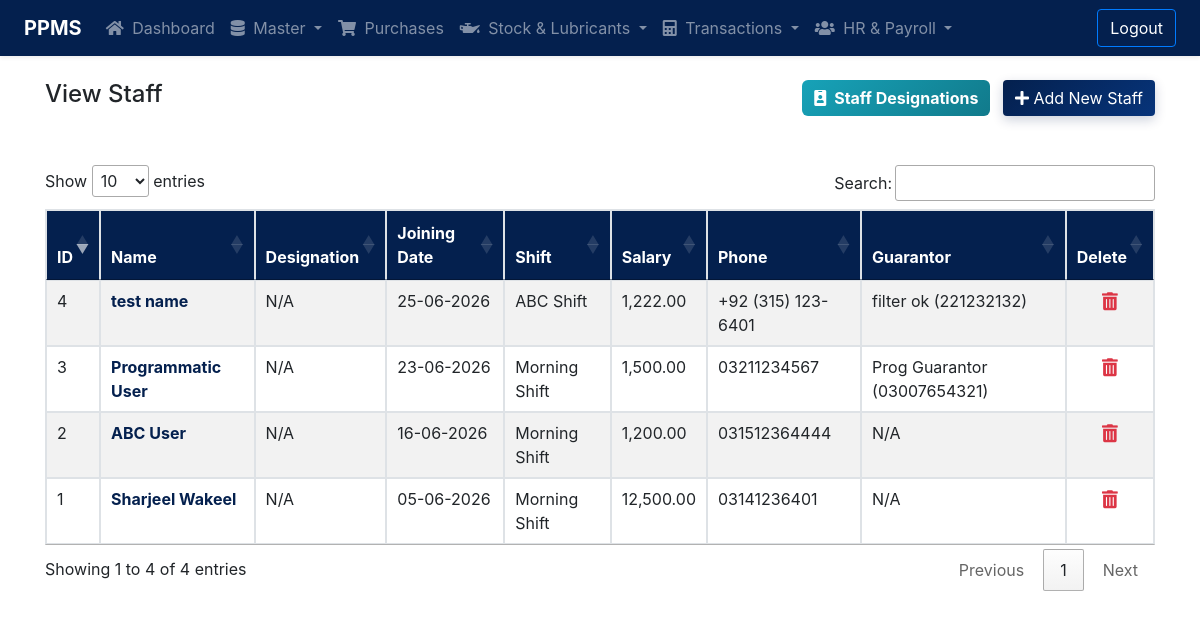
The page /staff/staff-list.php (signed in) on the database as committed earlier.
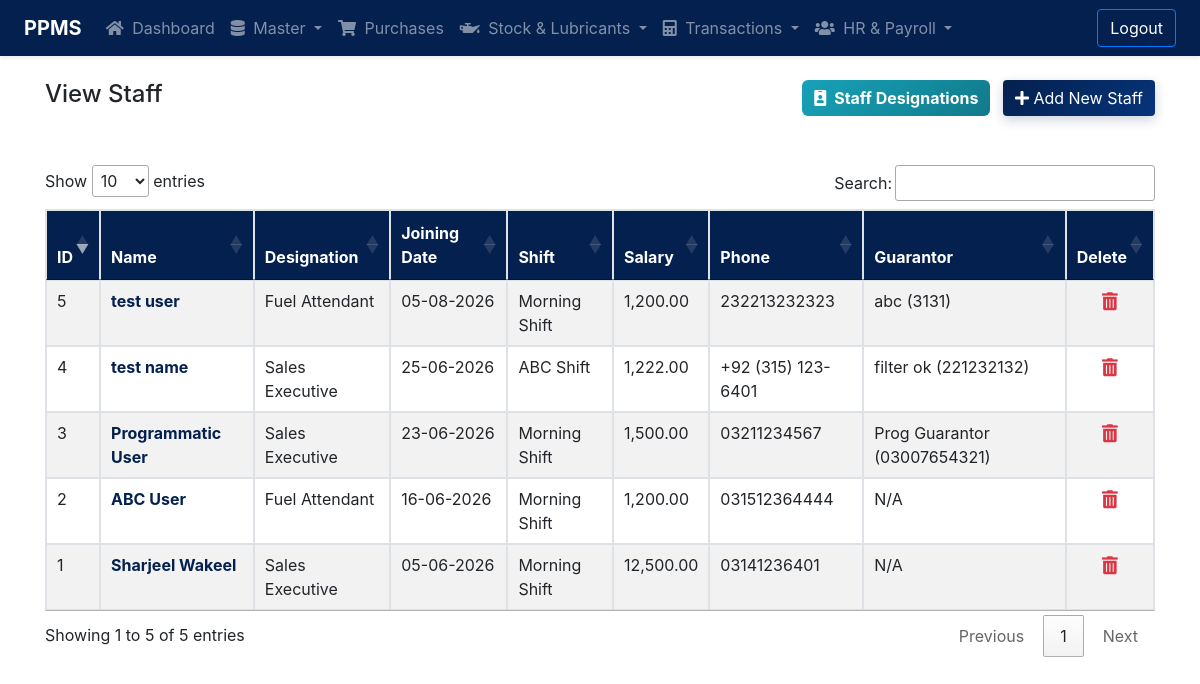
The same page on the database as committed later.
### tables this page shows
CREATE TABLE `tbl_staff` (
  `id` int(11) NOT NULL,
  `first_name` varchar(128) NOT NULL,
  `last_name` varchar(128) NOT NULL,
  `role_id` int(11) NOT NULL,
  `joining_date` date NOT NULL,
  `shift_id` int(11) NOT NULL,
  `salary` decimal(10,2) NOT NULL,
  `address` varchar(512) DEFAULT NULL,
  `phone` varchar(32) NOT NULL,
  `created_at` datetime NOT NULL DEFAULT current_timestamp(),
  `updated_at` datetime NOT NULL DEFAULT current_timestamp() ON UPDATE current_timestamp(),
  `deleted_at` datetime DEFAULT NULL
);

CREATE TABLE `tbl_shifts` (
  `id` int(11) NOT NULL,
  `name` varchar(128) NOT NULL,
  `start_time` time NOT NULL,
  `end_time` time NOT NULL,
  `status` enum('Active','Inactive') NOT NULL DEFAULT 'Active',
  `deleted_at` datetime DEFAULT NULL
);

CREATE TABLE `tbl_staff_guarantors` (
  `id` int(11) NOT NULL,
  `staff_id` int(11) NOT NULL,
  `name` varchar(128) NOT NULL,
  `phone` varchar(32) NOT NULL,
  `address` varchar(512) DEFAULT NULL
);

CREATE TABLE `tbl_staff_roles` (
  `id` int(11) NOT NULL,
  `name` varchar(128) NOT NULL,
  `created_at` timestamp NOT NULL DEFAULT current_timestamp(),
  `updated_at` timestamp NOT NULL DEFAULT current_timestamp() ON UPDATE current_timestamp(),
  `deleted_at` datetime DEFAULT NULL
);

### include/permissions.php (called while the page is built, shortened)
<?php
require_once __DIR__ . '/config.php';
function has_permission($module_slug, $action) {
    global $connection;
    $user_id = intval($_SESSION['loggedInUser']);
    $user_res = mysqli_query($connection, "SELECT type, role_id FROM tbl_accounts WHERE id = '$user_id' LIMIT 1");
    if (!$user_res || !($user = mysqli_fetch_assoc($user_res))) {
        return false;
    }
    if (strtolower(trim($user['type'] ?? '')) === 'admin') {
        return true;
    }
    return false;
}
?>

### staff/staff-list.php (the view, shortened to what this page needs)
<?php
require '../include/config.php';
require '../include/permissions.php';
$canAdd    = has_permission('staff', 'add');
$canEdit   = has_permission('staff', 'edit');
$canDelete = has_permission('staff', 'delete');
?>
<!DOCTYPE html>
<html lang="en">
  <head>
		<link rel="stylesheet" href="https://stackpath.bootstrapcdn.com/bootstrap/4.3.1/css/bootstrap.min.css">
		<link rel="stylesheet" href="https://cdnjs.cloudflare.com/ajax/libs/font-awesome/5.11.2/css/all.min.css" />
		<link rel="stylesheet" href="https://cdn.datatables.net/1.10.20/css/jquery.dataTables.min.css" />
		<link rel="stylesheet" href="../include/style.css?v=1.0.1" />
	</head>
	<body>
        <?php include('../include/navbar.php');?>
		<main class="main">
			<div class="container pt-4 pb-4">
				<div class="row mb-5 align-items-center">
					<div class="col-md-6">
						<h4>View Staff</h4>
					</div>
					<div class="col-md-6 text-right">
						<a href="staff-roles-list.php" class="btn btn-info font-weight-bold mr-2" style="border-radius:6px; background:linear-gradient(135deg, #17a2b8 0%, #117a8b 100%); border:none;"><i class="fas fa-id-badge mr-1"></i> Staff Designations</a>
                        <?php if ($canAdd): ?>
						<a href="add-staff.php" class="btn btn-primary"><i class="fas fa-plus"></i> Add New Staff</a>
                        <?php endif; ?>
					</div>
				</div>
				<table id="staffListTable" class="table table-striped table-bordered">
					<thead>
						<tr>
							<th>ID</th>
							<th>Name</th>
							<th>Designation</th>
							<th>Joining Date</th>
							<th>Shift</th>
							<th>Salary</th>
							<th>Phone</th>
							<th>Guarantor</th>
                            <?php if ($canDelete): ?>
							<th style="text-align: center;">Delete</th>
                            <?php endif; ?>
						</tr>
					</thead>
					<tbody>
						<?php
						$sql = "SELECT s.*, r.name as role_name, sh.name as shift_name, g.name as guarantor_name, g.phone as guarantor_phone
                                FROM tbl_staff s
                                LEFT JOIN tbl_staff_roles r ON s.role_id = r.id
                                LEFT JOIN tbl_shifts sh ON s.shift_id = sh.id
                                LEFT JOIN tbl_staff_guarantors g ON s.id = g.staff_id
                                WHERE (s.deleted_at IS NULL OR s.deleted_at = '0000-00-00 00:00:00')
                                ORDER BY s.id DESC";
						$result = mysqli_query($connection, $sql);
						if($result && mysqli_num_rows($result) > 0){
							while($row = mysqli_fetch_assoc($result)){
                                $fullName = $row['first_name'] . ' ' . $row['last_name'];
                                $guarantor_display = 'N/A';
                                if (!empty($row['guarantor_name'])) {
                                    $guarantor_display = htmlspecialchars($row['guarantor_name']);
                                    if (!empty($row['guarantor_phone'])) {
                                        $guarantor_display .= ' (' . htmlspecialchars($row['guarantor_phone']) . ')';
                                    }
                                }
                                $staffNameDisplay = $canEdit
                                    ? '<a href="edit-staff.php?id='.$row['id'].'" class="font-weight-bold" style="color: var(--primary-color);">'.htmlspecialchars($fullName).'</a>'
                                    : '<strong>'.htmlspecialchars($fullName).'</strong>';
								echo'
									<tr>
										<td>'.$row['id'].'</td>
										<td>'.$staffNameDisplay.'</td>
										<td>'.htmlspecialchars($row['role_name'] ?? 'N/A').'</td>
										<td>'.date("d-m-Y", strtotime($row['joining_date'])).'</td>
										<td>'.htmlspecialchars($row['shift_name'] ?? 'N/A').'</td>
										<td>'.number_format($row['salary'], 2).'</td>
										<td>'.htmlspecialchars($row['phone']).'</td>
										<td>'.$guarantor_display.'</td>';
                                if ($canDelete) {
                                    echo '<td class="text-center"><a class="btn btn-large btn-link p-0 text-danger" onclick="deletestaff('.$row['id'].')"><i class="fas fa-trash-alt" style="font-size: 18px;"></i></a></td>';
                                }
								echo '</tr>';
							}
						}
						?>
					</tbody>
				</table>
			</div>
		</main>
    </body>
</html>

Rows that differ between the two databases and show on the page:
added tbl_staff: id "5", fullName "test user", tbl_staff_roles.name "Fuel Attendant", joining_date "05-08-2026", shift.name "Morning Shift", salary "1,200.00", phone "232213232323", tbl_staff_guarantors.name+phone "abc (3131)"
computed for tbl_staff "test name": tbl_staff_roles.name "N/A" → "Sales Executive"
computed for tbl_staff "Programmatic User": tbl_staff_roles.name "N/A" → "Sales Executive"
computed for tbl_staff "ABC User": tbl_staff_roles.name "N/A" → "Fuel Attendant"
computed for tbl_staff "Sharjeel Wakeel": tbl_staff_roles.name "N/A" → "Sales Executive"
Other text that changed with them:
text written by a page script: "Show entries Search: Showing 1 to 4 of 4 entries Previous 1 Next" → "Show entries Search: Showing 1 to 5 of 5 entries Previous 1 Next"
